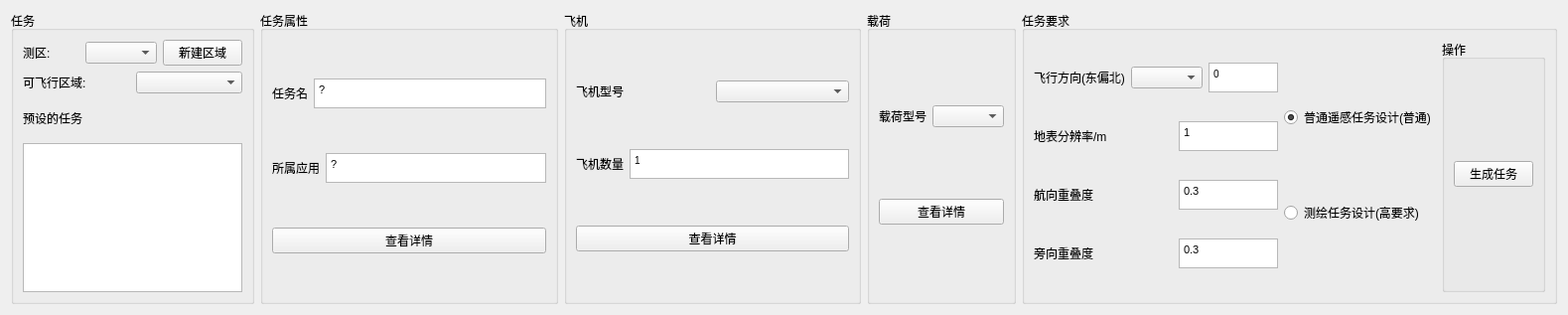
<?xml version="1.0" encoding="UTF-8"?>
<ui version="4.0">
 <class>Form</class>
 <widget class="QWidget" name="Form">
  <property name="geometry">
   <rect>
    <x>0</x>
    <y>0</y>
    <width>1579</width>
    <height>317</height>
   </rect>
  </property>
  <property name="minimumSize">
   <size>
    <width>0</width>
    <height>0</height>
   </size>
  </property>
  <property name="windowTitle">
   <string>Form</string>
  </property>
  <layout class="QHBoxLayout" name="horizontalLayout_9">
   <item>
    <widget class="QGroupBox" name="groupBox">
     <property name="title">
      <string>任务</string>
     </property>
     <layout class="QVBoxLayout" name="verticalLayout">
      <item>
       <layout class="QHBoxLayout" name="horizontalLayout_3">
        <item>
         <widget class="QLabel" name="label_12">
          <property name="text">
           <string>测区:</string>
          </property>
         </widget>
        </item>
        <item>
         <widget class="QComboBox" name="area_cbox"/>
        </item>
        <item>
         <widget class="QPushButton" name="create_area">
          <property name="text">
           <string>新建区域</string>
          </property>
         </widget>
        </item>
       </layout>
      </item>
      <item>
       <layout class="QHBoxLayout" name="horizontalLayout_10">
        <item>
         <widget class="QLabel" name="label_13">
          <property name="text">
           <string>可飞行区域:</string>
          </property>
         </widget>
        </item>
        <item>
         <widget class="QComboBox" name="available_area_cbox"/>
        </item>
       </layout>
      </item>
      <item>
       <widget class="QLabel" name="label_10">
        <property name="text">
         <string>预设的任务</string>
        </property>
       </widget>
      </item>
      <item>
       <widget class="QListWidget" name="preload_missions_listwidget">
        <property name="maximumSize">
         <size>
          <width>16777215</width>
          <height>150</height>
         </size>
        </property>
       </widget>
      </item>
     </layout>
    </widget>
   </item>
   <item>
    <widget class="QGroupBox" name="groupBox_2">
     <property name="title">
      <string>任务属性</string>
     </property>
     <layout class="QVBoxLayout" name="verticalLayout_6">
      <item>
       <layout class="QHBoxLayout" name="horizontalLayout_13">
        <item>
         <widget class="QLabel" name="label_2">
          <property name="text">
           <string>任务名</string>
          </property>
         </widget>
        </item>
        <item>
         <widget class="QTextEdit" name="mission_name_textedit">
          <property name="maximumSize">
           <size>
            <width>16777215</width>
            <height>30</height>
           </size>
          </property>
          <property name="html">
           <string>&lt;!DOCTYPE HTML PUBLIC &quot;-//W3C//DTD HTML 4.0//EN&quot; &quot;http://www.w3.org/TR/REC-html40/strict.dtd&quot;&gt;
&lt;html&gt;&lt;head&gt;&lt;meta name=&quot;qrichtext&quot; content=&quot;1&quot; /&gt;&lt;style type=&quot;text/css&quot;&gt;
p, li { white-space: pre-wrap; }
&lt;/style&gt;&lt;/head&gt;&lt;body style=&quot; font-family:'SimSun'; font-size:9pt; font-weight:400; font-style:normal;&quot;&gt;
&lt;p style=&quot; margin-top:0px; margin-bottom:0px; margin-left:0px; margin-right:0px; -qt-block-indent:0; text-indent:0px;&quot;&gt;&lt;span style=&quot; font-family:'MS Shell Dlg 2'; font-size:7.875pt;&quot;&gt;?&lt;/span&gt;&lt;/p&gt;&lt;/body&gt;&lt;/html&gt;</string>
          </property>
         </widget>
        </item>
       </layout>
      </item>
      <item>
       <layout class="QHBoxLayout" name="horizontalLayout_14">
        <item>
         <widget class="QLabel" name="label_3">
          <property name="text">
           <string>所属应用</string>
          </property>
         </widget>
        </item>
        <item>
         <widget class="QTextEdit" name="application_textedit">
          <property name="maximumSize">
           <size>
            <width>16777215</width>
            <height>30</height>
           </size>
          </property>
          <property name="html">
           <string>&lt;!DOCTYPE HTML PUBLIC &quot;-//W3C//DTD HTML 4.0//EN&quot; &quot;http://www.w3.org/TR/REC-html40/strict.dtd&quot;&gt;
&lt;html&gt;&lt;head&gt;&lt;meta name=&quot;qrichtext&quot; content=&quot;1&quot; /&gt;&lt;style type=&quot;text/css&quot;&gt;
p, li { white-space: pre-wrap; }
&lt;/style&gt;&lt;/head&gt;&lt;body style=&quot; font-family:'SimSun'; font-size:9pt; font-weight:400; font-style:normal;&quot;&gt;
&lt;p style=&quot; margin-top:0px; margin-bottom:0px; margin-left:0px; margin-right:0px; -qt-block-indent:0; text-indent:0px;&quot;&gt;&lt;span style=&quot; font-family:'MS Shell Dlg 2'; font-size:7.875pt;&quot;&gt;?&lt;/span&gt;&lt;/p&gt;&lt;/body&gt;&lt;/html&gt;</string>
          </property>
         </widget>
        </item>
       </layout>
      </item>
      <item>
       <widget class="QPushButton" name="pushButton_show_mission_detail">
        <property name="text">
         <string>查看详情</string>
        </property>
       </widget>
      </item>
     </layout>
    </widget>
   </item>
   <item>
    <widget class="QGroupBox" name="groupBox_3">
     <property name="title">
      <string>飞机</string>
     </property>
     <layout class="QVBoxLayout" name="verticalLayout_2">
      <item>
       <layout class="QHBoxLayout" name="horizontalLayout">
        <item>
         <widget class="QLabel" name="label_6">
          <property name="text">
           <string>飞机型号</string>
          </property>
         </widget>
        </item>
        <item>
         <widget class="QComboBox" name="aerocraft_cbox"/>
        </item>
       </layout>
      </item>
      <item>
       <layout class="QHBoxLayout" name="horizontalLayout_11">
        <item>
         <widget class="QLabel" name="label_9">
          <property name="maximumSize">
           <size>
            <width>16777215</width>
            <height>23</height>
           </size>
          </property>
          <property name="text">
           <string>飞机数量</string>
          </property>
         </widget>
        </item>
        <item>
         <widget class="QTextEdit" name="aerocraft_num">
          <property name="maximumSize">
           <size>
            <width>16777215</width>
            <height>30</height>
           </size>
          </property>
          <property name="html">
           <string>&lt;!DOCTYPE HTML PUBLIC &quot;-//W3C//DTD HTML 4.0//EN&quot; &quot;http://www.w3.org/TR/REC-html40/strict.dtd&quot;&gt;
&lt;html&gt;&lt;head&gt;&lt;meta name=&quot;qrichtext&quot; content=&quot;1&quot; /&gt;&lt;style type=&quot;text/css&quot;&gt;
p, li { white-space: pre-wrap; }
&lt;/style&gt;&lt;/head&gt;&lt;body style=&quot; font-family:'SimSun'; font-size:9pt; font-weight:400; font-style:normal;&quot;&gt;
&lt;p style=&quot; margin-top:0px; margin-bottom:0px; margin-left:0px; margin-right:0px; -qt-block-indent:0; text-indent:0px;&quot;&gt;&lt;span style=&quot; font-family:'MS Shell Dlg 2'; font-size:7.8pt;&quot;&gt;1&lt;/span&gt;&lt;/p&gt;&lt;/body&gt;&lt;/html&gt;</string>
          </property>
         </widget>
        </item>
       </layout>
      </item>
      <item>
       <widget class="QPushButton" name="pushButton_show_aerocraft_detail">
        <property name="text">
         <string>查看详情</string>
        </property>
       </widget>
      </item>
     </layout>
    </widget>
   </item>
   <item>
    <widget class="QGroupBox" name="groupBox_4">
     <property name="title">
      <string>载荷</string>
     </property>
     <layout class="QVBoxLayout" name="verticalLayout_3">
      <item>
       <layout class="QHBoxLayout" name="horizontalLayout_12">
        <item>
         <widget class="QLabel" name="label_7">
          <property name="text">
           <string>载荷型号</string>
          </property>
         </widget>
        </item>
        <item>
         <widget class="QComboBox" name="camera_cbox"/>
        </item>
       </layout>
      </item>
      <item>
       <widget class="QPushButton" name="pushButton_show_camera_detail">
        <property name="text">
         <string>查看详情</string>
        </property>
       </widget>
      </item>
     </layout>
    </widget>
   </item>
   <item>
    <widget class="QGroupBox" name="groupBox_5">
     <property name="title">
      <string>任务要求</string>
     </property>
     <layout class="QHBoxLayout" name="horizontalLayout_15">
      <item>
       <layout class="QHBoxLayout" name="horizontalLayout_5">
        <item>
         <layout class="QVBoxLayout" name="verticalLayout_5">
          <item>
           <layout class="QHBoxLayout" name="horizontalLayout_2">
            <item>
             <widget class="QLabel" name="label_8">
              <property name="text">
               <string>飞行方向(东偏北)</string>
              </property>
             </widget>
            </item>
            <item>
             <widget class="QComboBox" name="fly_direction_mode_cbox"/>
            </item>
            <item>
             <widget class="QTextEdit" name="fly_direction">
              <property name="minimumSize">
               <size>
                <width>0</width>
                <height>30</height>
               </size>
              </property>
              <property name="maximumSize">
               <size>
                <width>100</width>
                <height>30</height>
               </size>
              </property>
              <property name="html">
               <string>&lt;!DOCTYPE HTML PUBLIC &quot;-//W3C//DTD HTML 4.0//EN&quot; &quot;http://www.w3.org/TR/REC-html40/strict.dtd&quot;&gt;
&lt;html&gt;&lt;head&gt;&lt;meta name=&quot;qrichtext&quot; content=&quot;1&quot; /&gt;&lt;style type=&quot;text/css&quot;&gt;
p, li { white-space: pre-wrap; }
&lt;/style&gt;&lt;/head&gt;&lt;body style=&quot; font-family:'SimSun'; font-size:9pt; font-weight:400; font-style:normal;&quot;&gt;
&lt;p style=&quot; margin-top:0px; margin-bottom:0px; margin-left:0px; margin-right:0px; -qt-block-indent:0; text-indent:0px;&quot;&gt;&lt;span style=&quot; font-family:'MS Shell Dlg 2'; font-size:7.8pt;&quot;&gt;0&lt;/span&gt;&lt;/p&gt;&lt;/body&gt;&lt;/html&gt;</string>
              </property>
             </widget>
            </item>
           </layout>
          </item>
          <item>
           <layout class="QHBoxLayout" name="horizontalLayout_6">
            <item>
             <widget class="QLabel" name="label_11">
              <property name="text">
               <string>地表分辨率/m</string>
              </property>
             </widget>
            </item>
            <item>
             <widget class="QTextEdit" name="ground_resolution_m_textedit">
              <property name="minimumSize">
               <size>
                <width>0</width>
                <height>30</height>
               </size>
              </property>
              <property name="maximumSize">
               <size>
                <width>100</width>
                <height>30</height>
               </size>
              </property>
              <property name="html">
               <string>&lt;!DOCTYPE HTML PUBLIC &quot;-//W3C//DTD HTML 4.0//EN&quot; &quot;http://www.w3.org/TR/REC-html40/strict.dtd&quot;&gt;
&lt;html&gt;&lt;head&gt;&lt;meta name=&quot;qrichtext&quot; content=&quot;1&quot; /&gt;&lt;style type=&quot;text/css&quot;&gt;
p, li { white-space: pre-wrap; }
&lt;/style&gt;&lt;/head&gt;&lt;body style=&quot; font-family:'SimSun'; font-size:9pt; font-weight:400; font-style:normal;&quot;&gt;
&lt;p style=&quot; margin-top:0px; margin-bottom:0px; margin-left:0px; margin-right:0px; -qt-block-indent:0; text-indent:0px;&quot;&gt;&lt;span style=&quot; font-family:'MS Shell Dlg 2'; font-size:7.875pt;&quot;&gt;1&lt;/span&gt;&lt;/p&gt;&lt;/body&gt;&lt;/html&gt;</string>
              </property>
             </widget>
            </item>
           </layout>
          </item>
          <item>
           <layout class="QHBoxLayout" name="horizontalLayout_7">
            <item>
             <widget class="QLabel" name="label_4">
              <property name="text">
               <string>航向重叠度</string>
              </property>
             </widget>
            </item>
            <item>
             <widget class="QTextEdit" name="forward_overlap_textedit">
              <property name="minimumSize">
               <size>
                <width>0</width>
                <height>30</height>
               </size>
              </property>
              <property name="maximumSize">
               <size>
                <width>100</width>
                <height>30</height>
               </size>
              </property>
              <property name="html">
               <string>&lt;!DOCTYPE HTML PUBLIC &quot;-//W3C//DTD HTML 4.0//EN&quot; &quot;http://www.w3.org/TR/REC-html40/strict.dtd&quot;&gt;
&lt;html&gt;&lt;head&gt;&lt;meta name=&quot;qrichtext&quot; content=&quot;1&quot; /&gt;&lt;style type=&quot;text/css&quot;&gt;
p, li { white-space: pre-wrap; }
&lt;/style&gt;&lt;/head&gt;&lt;body style=&quot; font-family:'SimSun'; font-size:9pt; font-weight:400; font-style:normal;&quot;&gt;
&lt;p style=&quot; margin-top:0px; margin-bottom:0px; margin-left:0px; margin-right:0px; -qt-block-indent:0; text-indent:0px;&quot;&gt;&lt;span style=&quot; font-family:'MS Shell Dlg 2'; font-size:7.875pt;&quot;&gt;0.3&lt;/span&gt;&lt;/p&gt;&lt;/body&gt;&lt;/html&gt;</string>
              </property>
             </widget>
            </item>
           </layout>
          </item>
          <item>
           <layout class="QHBoxLayout" name="horizontalLayout_8">
            <item>
             <widget class="QLabel" name="label_5">
              <property name="text">
               <string>旁向重叠度</string>
              </property>
             </widget>
            </item>
            <item>
             <widget class="QTextEdit" name="sideway_overlap_textedit">
              <property name="minimumSize">
               <size>
                <width>0</width>
                <height>30</height>
               </size>
              </property>
              <property name="maximumSize">
               <size>
                <width>100</width>
                <height>30</height>
               </size>
              </property>
              <property name="html">
               <string>&lt;!DOCTYPE HTML PUBLIC &quot;-//W3C//DTD HTML 4.0//EN&quot; &quot;http://www.w3.org/TR/REC-html40/strict.dtd&quot;&gt;
&lt;html&gt;&lt;head&gt;&lt;meta name=&quot;qrichtext&quot; content=&quot;1&quot; /&gt;&lt;style type=&quot;text/css&quot;&gt;
p, li { white-space: pre-wrap; }
&lt;/style&gt;&lt;/head&gt;&lt;body style=&quot; font-family:'SimSun'; font-size:9pt; font-weight:400; font-style:normal;&quot;&gt;
&lt;p style=&quot; margin-top:0px; margin-bottom:0px; margin-left:0px; margin-right:0px; -qt-block-indent:0; text-indent:0px;&quot;&gt;&lt;span style=&quot; font-family:'MS Shell Dlg 2'; font-size:7.875pt;&quot;&gt;0.3&lt;/span&gt;&lt;/p&gt;&lt;/body&gt;&lt;/html&gt;</string>
              </property>
             </widget>
            </item>
           </layout>
          </item>
         </layout>
        </item>
        <item>
         <layout class="QVBoxLayout" name="verticalLayout_4">
          <item>
           <widget class="QRadioButton" name="radioButton">
            <property name="text">
             <string>普通遥感任务设计(普通)</string>
            </property>
            <property name="checked">
             <bool>true</bool>
            </property>
           </widget>
          </item>
          <item>
           <widget class="QRadioButton" name="radioButton_2">
            <property name="text">
             <string>测绘任务设计(高要求)</string>
            </property>
           </widget>
          </item>
         </layout>
        </item>
       </layout>
      </item>
      <item>
       <widget class="QGroupBox" name="groupBox_6">
        <property name="title">
         <string>操作</string>
        </property>
        <layout class="QVBoxLayout" name="verticalLayout_7">
         <item>
          <widget class="QPushButton" name="generate_mission">
           <property name="text">
            <string>生成任务</string>
           </property>
          </widget>
         </item>
        </layout>
       </widget>
      </item>
     </layout>
    </widget>
   </item>
  </layout>
 </widget>
 <resources/>
 <connections/>
</ui>
